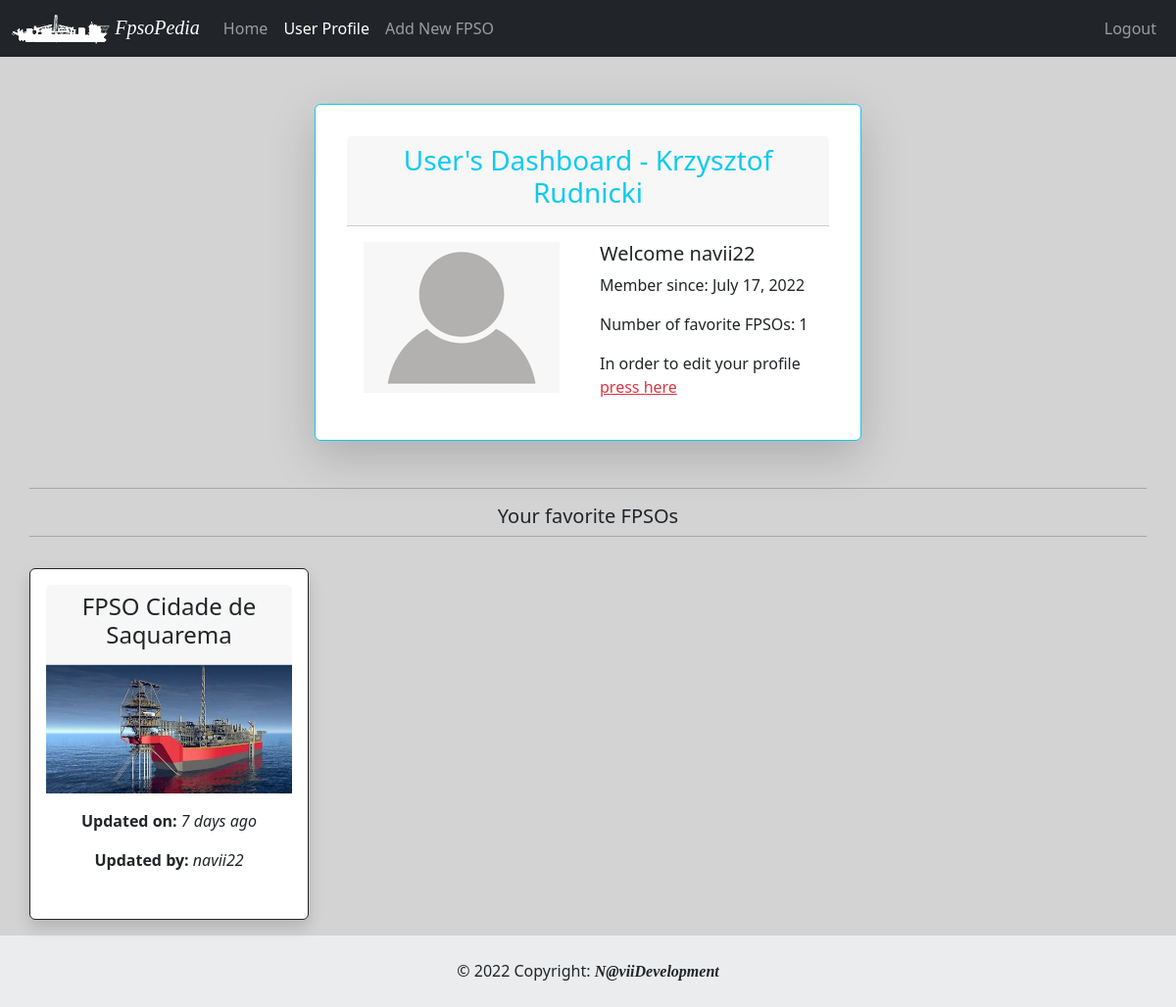
/user_dashboard/navii22 (signed in), run on the app's committed database.
### App/models.py (models this page shows, shortened)
class User (db.Model, UserMixin):
    id = db.Column(db.Integer, primary_key=True)
    user_name = db.Column(db.String, index=True)
    user_surname = db.Column(db.String, index=True)
    username = db.Column(db.String, index=True, unique=True)
    user_email = db.Column(db.String, index=True, unique=True)
    user_blog = db.Column(db.String, index=True)
    user_password_hash = db.Column(db.String(128))
    user_since = db.Column(db.DateTime, default=datetime.utcnow)
    user_last_seen= db.Column(db.DateTime, default=datetime.utcnow)
    favorite = db.relationship('Fpso', secondary=favorite, backref='followers', lazy='dynamic')
    def favorite_fpso(self):
        favorite_fpsos = Fpso.query.join(favorite, (favorite.c.fpso_id==Fpso.id)).filter(favorite.c.user_id==self.id).order_by(Fpso.fpso_name)
        return favorite_fpsos

class Fpso(db.Model):
    id = db.Column(db.Integer, primary_key=True)
    fpso_owner = db.Column(db.String, index=True, default="None")
    timestamp = db.Column(db.DateTime, default=datetime.utcnow)
    fpso_name = db.Column(db.String, unique=True, index=True)
    fpso_basin = db.Column(db.String, default="None", nullable = True)
    fpso_img_name = db.Column(db.String, default="default_fpso_card")
    fpso_remarks = db.Column(db.String, default="None")
    fpso_psn_lat_deg = db.Column(db.String, nullable = True)
    fpso_psn_lat_min = db.Column(db.String, nullable = True)
    fpso_psn_lat_sec = db.Column(db.String, nullable = True)
    fpso_psn_lat_NS = db.Column(db.String, default="S", nullable = True)
    fpso_psn_long_deg = db.Column(db.String, nullable = True)
    fpso_psn_long_min = db.Column(db.String, nullable = True)
    fpso_psn_long_sec = db.Column(db.String, nullable = True)
    fpso_psn_long_WE = db.Column(db.String, default="W", nullable = True)
    fpso_hdg = db.Column(db.String, nullable = True)
    fpso_disch_rate = db.Column(db.String, nullable = True)
    fpso_vhf = db.Column(db.String, default="None", nullable = True)
    fpso_email_1 = db.Column(db.String, default="fpso@example.com", nullable = True)
    fpso_email_2 = db.Column(db.String, default="fpso@example.com", nullable = True)
    fpso_email_3 = db.Column(db.String, default="fpso@example.com", nullable = True)
    fpso_email_4 = db.Column(db.String, default="fpso@example.com", nullable = True)
    fpso_email_5 = db.Column(db.String, default="fpso@example.com", nullable = True)
    cargo_name = db.Column(db.String, nullable = True)
    cargo_API = db.Column(db.String, nullable = True)
    cargo_dens = db.Column(db.String, nullable = True)
    cargo_temp = db.Column(db.String, nullable = True)
    cargo_bsw = db.Column(db.String, nullable = True)
    cargo_line_displ_fwd = db.Column(db.String, nullable = True)
    cargo_Hose_Flush_fwd = db.Column(db.String, nullable = True)
    cargo_line_displ_aft = db.Column(db.String, nullable = True)
    cargo_Hose_Flush_aft = db.Column(db.String, nullable = True)
    cargo_info = db.Column(db.String, nullable = True)
    darps_ID_fwd = db.Column(db.String, nullable = True)
    darps_1_tdma_fwd = db.Column(db.String, nullable = True)
    darps_2_tdma_fwd = db.Column(db.String, nullable = True)
    darps_info_fwd = db.Column(db.String, nullable = True)
    darps_1_ts_fwd = db.Column(db.String, nullable = True)
    darps_2_ts_fwd= db.Column(db.String, nullable = True)
    darps_ID_aft = db.Column(db.String, nullable = True)
    darps_1_tdma_aft = db.Column(db.String, nullable = True)
    darps_2_tdma_aft = db.Column(db.String, nullable = True)
    darps_info_aft = db.Column(db.String, nullable = True)
    darps_1_ts_aft = db.Column(db.String, nullable = True)
    darps_2_ts_aft= db.Column(db.String, nullable = True)
    artemis_address_code_fwd = db.Column(db.String, nullable = True)
    artemis_freq_pair_fwd = db.Column(db.String, nullable = True)
    artemis_info_fwd = db.Column(db.String, nullable = True)
    fanbeam_info_fwd = db.Column(db.String, nullable = True)
    radius_info_fwd = db.Column(db.String, nullable = True)
    artemis_address_code_aft = db.Column(db.String, nullable = True)
    artemis_freq_pair_aft = db.Column(db.String, nullable = True)
    artemis_info_aft = db.Column(db.String, nullable = True)
    fanbeam_info_aft = db.Column(db.String, nullable = True)
    radius_info_aft = db.Column(db.String, nullable = True)

### App/routes.py (the view)
@app.route('/user_dashboard/<username>')
@login_required
def dashboard(username):
    admin = os.environ.get("ADMIN")
    user = User.query.filter_by(username = username).first_or_404()
    followed_fpso = user.favorite_fpso()
    return render_template('dashboard.html', title='User Dashboard', user=user, fpsos=followed_fpso, admin=admin)

### App/models.py (called while the page is built)
@login.user_loader
def load_user(id):
    return User.query.get(int(id))

### App/templates/dashboard.html (shortened to what this page needs)
{% extends "base.html" %}
{% set active_page = 'dashboard' %}
{%  block content %}
<div class="container card border-info mb-3 col-10 col-md-6 shadow-lg p-3 mb-5 bg-body rounded">
  <div class="card-body">
      <div class="mb-3 card-header text-center text-info">
        <h3 >User's Dashboard - {{ user.user_name }} {{ user.user_surname }} </h3>
      </div>
      <div class="row">
        <div class="card-text col-12 col-lg-6 mb-3">
          <img src="{{ url_for('static', filename='img/default-profile.png') }}" alt="">
        </div>
        <div class="col-12 col-lg-6">
          <h5 class="card-title text-start">Welcome {{ user.username }}</h5>
          <p class="card-text text-start">Member since: {{ moment(user.user_since).format('LL') }}</p>
          <p class="card-text text-start">Number of favorite FPSOs: {{ user.favorite.count() }}</p>
          <p class="card-text text-start">In order to edit your profile <a href="{{ url_for('edit_user', username=user.username) }}" class="card-link link-danger">press here</a> </p>
        </div>
      </div>
  </div>
</div>
<div class="row mb-3">
  <hr>
  <h5 class="text-center">Your favorite FPSOs</h5>
  <hr>
</div>
<div class="row">
        {% if fpsos %}
            {% for fpso in fpsos %}
             {% include '_fpso.html' %}
            {% endfor %}
        {% else %}
            <p class="text-center text-muted">You do not have favorite FPSOs!!!</p>
        {% endif %}
    </div>
{% endblock %}

### App/templates/_fpso.html (shortened to what this page needs)
{% set logo = fpso.fpso_img_name %}
<div class="card border-dark mb-3 col-12 col-lg-3 shadow p-3 bg-body rounded">
  <div class="card-header ">
    <h4>{{ fpso.fpso_name }}</h4>
  </div>
    <div class="row">
      <img src="{{ url_for('static', filename='img/{}.jpg'.format(logo)) }}" class="rounded float-start" alt="FPSO Image">
      <div class="col">
        <div class="card-body text-dark">
        <p class="card-text"><b>Updated on:</b> <em>{{ moment(fpso.timestamp).fromNow(refresh=True) }}</em></p>
        <p class="card-text"><b>Updated by:</b>  <em>{{ fpso.fpso_owner }}</em></p>
      </div>
    </div>
  </div>
</div>

### App/static/css/style.css (style rules this page uses)
body { background-color: lightgray; }

### data on the page
User: user_name "Krzysztof", user_surname "Rudnicki", username "navii22", user_since "July 17, 2022"
Fpso: fpso_name "FPSO Cidade de Saquarema", fpso_img_name (placeholder picture), timestamp "7 days ago", fpso_owner "navii22"

### other printed values
{{ user.favorite.count() }} "1"
